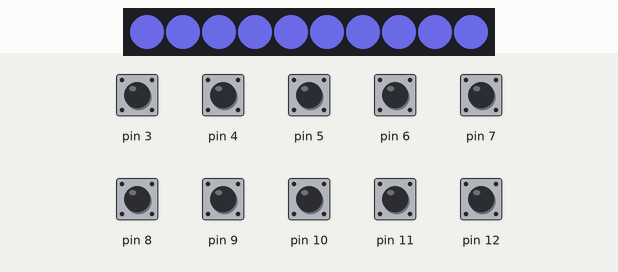
Bench run of a sketch on a simulated Arduino Uno, built with avr-gcc and run on an emulated ATmega328P. Shown: 10 RGB LEDs in strip order, left to right. Inputs (shaded band) come from the test bench; at power-on: pin 3–12 HIGH. Dim RGB values are drawn brighter than linear.

Above: at 0.45 s.
At 18.03 s:
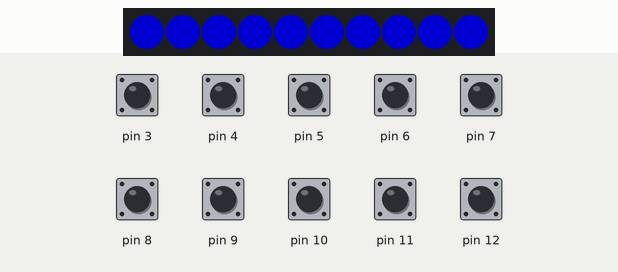
At 38.47 s:
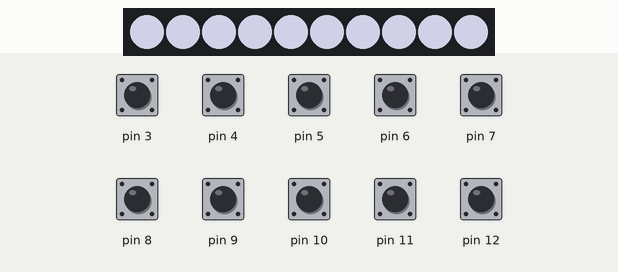

The sketch:

ArcReactor.ino
```cpp
// ARC REACTOR
// Ryan Appel


// NOTE: If you want to change "slots," hold a pin from D3 (slot 1)
// through D12 (slot 10) and press the reset button.


#include <FastLED.h>


// SETTINGS
const float MIN_BRIGHTNESS = 0.5f;      // % of min. brightness -- 0 always off, 1.0 full bright
const float MAX_BRIGHTNESS = 0.75f;
const float BRIGHTNESS_RATE = 60.0f;   // Speed of brightness pulsing (bigger = slower)
const float COLORCHANGE_RATE = 500.0f; // Speed of color transition
// END SETTINGS


const uint8_t NUM_LEDS = 10;
CRGB leds[NUM_LEDS];
uint32_t frames = 0;
uint8_t mode = 0;

void setup()
{
  FastLED.addLeds<WS2812B, 2, GRB>(leds, NUM_LEDS);

  // setup pins to handle additional modes
  for (uint8_t i = 3; i < 13; i++) pinMode(i, INPUT_PULLUP);
  delay (200);
  for (uint8_t i = 3; i < 13; i++) if (!digitalRead(i)) mode = i - 2;
}

// linear interpolation
float lerp(float begin, float end, float t)
{
  return (t * end + (1 - t) * begin);
}

// color interpolation
CRGB clerp(CRGB begin, CRGB end, float t)
{
  float r = lerp(begin.r, end.r, t);
  float g = lerp(begin.g, end.g, t);
  float b = lerp(begin.b, end.b, t);
  return CRGB(r, g, b);
}


void loop()
{
  frames++;

  // calculate pulsing
  float brightValue = (sin(frames / BRIGHTNESS_RATE) + 1) * 0.5f;    // results in a value from 0 to 1
  float colorValue = (sin(frames / COLORCHANGE_RATE) + 1) * 0.5f;  // same (at a different timing rate)

  // update color and brightness
  CRGB color = clerp(CRGB::White, CRGB::Blue, colorValue);
  float brightness = lerp(MIN_BRIGHTNESS, MAX_BRIGHTNESS, brightValue);


  // "SLOTS"
  // override default color and/or brightness for each mode here
  switch (mode)
  {
    case 1:
      color = CRGB::Red;
      brightness = MIN_BRIGHTNESS;
      break;

    case 2:
      color = CRGB::Green;
      break;

    case 3:
      color = CRGB::Blue;
      break;

    case 4:
      break;

    case 5:
      break;

    case 6:
      break;

    case 7:
      break;

    case 8:
      break;

    case 9:
      break;

    case 10:
      break;
  }


  // update the color and brightness
  for (uint8_t i = 0; i < NUM_LEDS; i++) leds[i] = color;
  FastLED.setBrightness(brightness * 255);
  FastLED.show();
}
```
